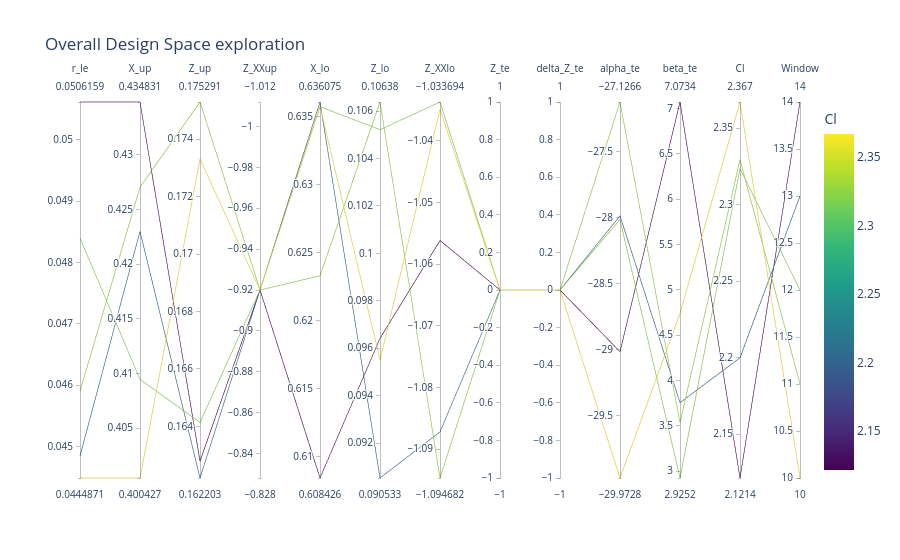

The cell this chart's notebook holds for it:
### Markdown cell above
Next, lets visualize the Design Space exploration. We'll use a Parallel Coordinates Plot since we have 11 params in the PARSEC parametrization. A simpler representation like the NACA would of course, make the plot less "crowded"

### Code cell
fig = px.parallel_coordinates(
    df, 
    color="Cl",  # Color lines by Cl
    labels={col: col for col in df.columns},
    color_continuous_scale=px.colors.sequential.Viridis,
    title="Overall Design Space exploration",
    template='plotly'
)
fig.show()

### Figure 1 — Plotly figure (JSON) as saved in the notebook; plotly's stock layout.template omitted (floating-point values rounded to 4 significant figures)
{"data": [{"dimensions": [{"label": "r_le", "values": [0.05062, 0.0484, 0.0459, 0.04485, 0.04449]}, {"label": "X_up", "values": [0.4348, 0.4094, 0.427, 0.423, 0.4004]}, {"label": "Z_up", "values": [0.1628, 0.1641, 0.1753, 0.1622, 0.1733]}, {"label": "Z_XXup", "values": [-0.92, -0.92, -0.92, -0.92, -0.92]}, {"label": "X_lo", "values": [0.6084, 0.6357, 0.6233, 0.6361, 0.6357]}, {"label": "Z_lo", "values": [0.09642, 0.1052, 0.1064, 0.09053, 0.09551]}, {"label": "Z_XXlo", "values": [-1.056, -1.034, -1.095, -1.087, -1.035]}, {"label": "Z_te", "values": [0.0, 0.0, 0.0, 0.0, 0.0]}, {"label": "delta_Z_te", "values": [0.0, 0.0, 0.0, 0.0, 0.0]}, {"label": "alpha_te", "values": [-29.02, -28.02, -27.13, -27.99, -29.97]}, {"label": "beta_te", "values": [7.073, 2.925, 3.535, 3.757, 4.739]}, {"label": "Cl", "values": [2.121, 2.324, 2.329, 2.2, 2.367]}, {"label": "Window", "values": [14.0, 12.0, 11.0, 13.0, 10.0]}], "domain": {"x": [0, 1], "y": [0, 1]}, "line": {"color": [2.121, 2.324, 2.329, 2.2, 2.367], "coloraxis": "coloraxis"}, "name": "", "type": "parcoords"}], "layout": {"coloraxis": {"colorbar": {"title": {"text": "Cl"}}, "colorscale": [[0, "#440154"], [0.1111, "#482878"], [0.2222, "#3e4989"], [0.3333, "#31688e"], [0.4444, "#26828e"], [0.5556, "#1f9e89"], [0.6667, "#35b779"], [0.7778, "#6ece58"], [0.8889, "#b5de2b"], [1, "#fde725"]]}, "legend": {"tracegroupgap": 0}, "title": {"text": "Overall Design Space exploration"}}}
